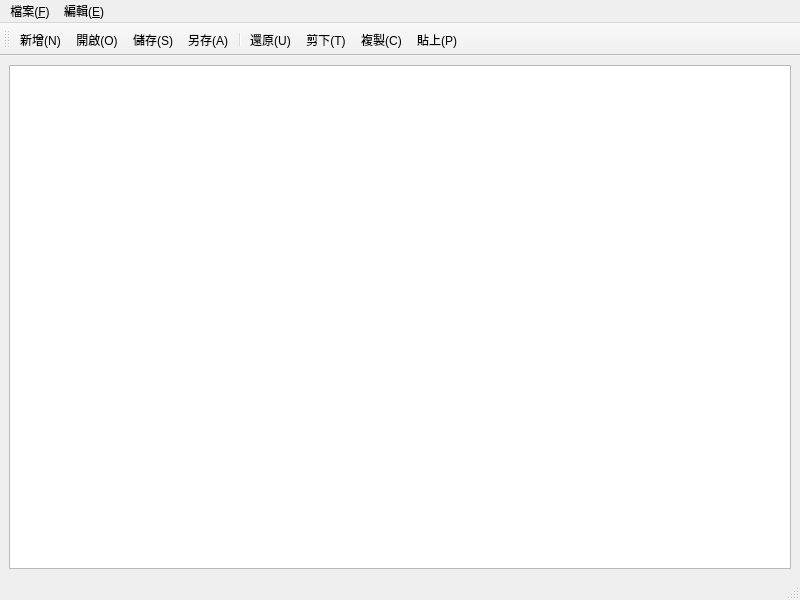
<?xml version="1.0" encoding="UTF-8"?>
<ui version="4.0">
 <class>MainWindow</class>
 <widget class="QMainWindow" name="MainWindow">
  <property name="geometry">
   <rect>
    <x>0</x>
    <y>0</y>
    <width>800</width>
    <height>600</height>
   </rect>
  </property>
  <property name="windowTitle">
   <string>MainWindow</string>
  </property>
  <widget class="QWidget" name="centralwidget">
   <layout class="QHBoxLayout" name="horizontalLayout">
    <item>
     <widget class="QTextEdit" name="textEdit"/>
    </item>
   </layout>
  </widget>
  <widget class="QMenuBar" name="menubar">
   <property name="geometry">
    <rect>
     <x>0</x>
     <y>0</y>
     <width>800</width>
     <height>24</height>
    </rect>
   </property>
   <widget class="QMenu" name="menu_F">
    <property name="title">
     <string>檔案(&amp;F)</string>
    </property>
    <addaction name="actionNew"/>
    <addaction name="actionOpen"/>
    <addaction name="actionClose"/>
    <addaction name="separator"/>
    <addaction name="actionSave"/>
    <addaction name="actionASave"/>
    <addaction name="separator"/>
    <addaction name="actionQuit"/>
   </widget>
   <widget class="QMenu" name="menu_E">
    <property name="title">
     <string>編輯(&amp;E)</string>
    </property>
    <addaction name="actionUndo"/>
    <addaction name="actionCuT"/>
    <addaction name="actionAll"/>
    <addaction name="actionCopy"/>
    <addaction name="actionPaste"/>
   </widget>
   <addaction name="menu_F"/>
   <addaction name="menu_E"/>
  </widget>
  <widget class="QStatusBar" name="statusbar"/>
  <widget class="QToolBar" name="toolBar">
   <property name="windowTitle">
    <string>toolBar</string>
   </property>
   <attribute name="toolBarArea">
    <enum>TopToolBarArea</enum>
   </attribute>
   <attribute name="toolBarBreak">
    <bool>false</bool>
   </attribute>
   <addaction name="actionNew"/>
   <addaction name="actionOpen"/>
   <addaction name="actionSave"/>
   <addaction name="actionASave"/>
   <addaction name="separator"/>
   <addaction name="actionUndo"/>
   <addaction name="actionCuT"/>
   <addaction name="actionCopy"/>
   <addaction name="actionPaste"/>
  </widget>
  <action name="actionNew">
   <property name="icon">
    <iconset resource="icons.qrc">
     <normaloff>:/icons/images/new.png</normaloff>:/icons/images/new.png</iconset>
   </property>
   <property name="text">
    <string>新增(&amp;N)</string>
   </property>
   <property name="shortcut">
    <string>Ctrl+Z</string>
   </property>
  </action>
  <action name="actionOpen">
   <property name="icon">
    <iconset resource="icons.qrc">
     <normaloff>:/icons/images/open.png</normaloff>:/icons/images/open.png</iconset>
   </property>
   <property name="text">
    <string>開啟(&amp;O)</string>
   </property>
   <property name="shortcut">
    <string>Ctrl+O</string>
   </property>
  </action>
  <action name="actionClose">
   <property name="text">
    <string>關閉(&amp;C)</string>
   </property>
  </action>
  <action name="actionSave">
   <property name="icon">
    <iconset resource="icons.qrc">
     <normaloff>:/icons/images/save.png</normaloff>:/icons/images/save.png</iconset>
   </property>
   <property name="text">
    <string>儲存(&amp;S)</string>
   </property>
   <property name="shortcut">
    <string>Ctrl+S</string>
   </property>
  </action>
  <action name="actionASave">
   <property name="icon">
    <iconset resource="icons.qrc">
     <normaloff>:/icons/images/asave.png</normaloff>:/icons/images/asave.png</iconset>
   </property>
   <property name="text">
    <string>另存(&amp;A)</string>
   </property>
  </action>
  <action name="actionQuit">
   <property name="text">
    <string>退出(&amp;X)</string>
   </property>
  </action>
  <action name="actionUndo">
   <property name="icon">
    <iconset resource="icons.qrc">
     <normaloff>:/icons/images/undo.png</normaloff>:/icons/images/undo.png</iconset>
   </property>
   <property name="text">
    <string>還原(&amp;U)</string>
   </property>
   <property name="shortcut">
    <string>Ctrl+Z</string>
   </property>
  </action>
  <action name="actionCuT">
   <property name="icon">
    <iconset resource="icons.qrc">
     <normaloff>:/icons/images/cut.png</normaloff>:/icons/images/cut.png</iconset>
   </property>
   <property name="text">
    <string>剪下(&amp;T)</string>
   </property>
   <property name="shortcut">
    <string>Ctrl+X</string>
   </property>
  </action>
  <action name="actionAll">
   <property name="text">
    <string>全選(&amp;A)</string>
   </property>
   <property name="shortcut">
    <string>Ctrl+A</string>
   </property>
  </action>
  <action name="actionCopy">
   <property name="icon">
    <iconset resource="icons.qrc">
     <normaloff>:/icons/images/copy.png</normaloff>:/icons/images/copy.png</iconset>
   </property>
   <property name="text">
    <string>複製(&amp;C)</string>
   </property>
   <property name="shortcut">
    <string>Ctrl+C</string>
   </property>
  </action>
  <action name="actionPaste">
   <property name="icon">
    <iconset resource="icons.qrc">
     <normaloff>:/icons/images/paste.png</normaloff>:/icons/images/paste.png</iconset>
   </property>
   <property name="text">
    <string>貼上(&amp;P)</string>
   </property>
   <property name="shortcut">
    <string>Ctrl+V</string>
   </property>
  </action>
 </widget>
 <resources>
  <include location="icons.qrc"/>
 </resources>
 <connections/>
</ui>
